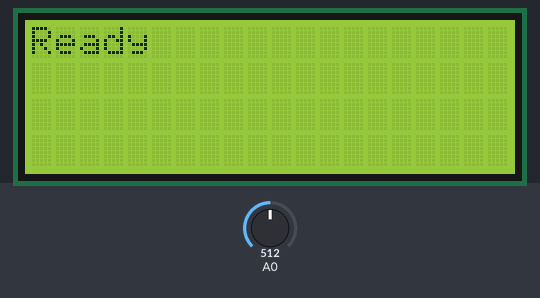
A sketch run on a simulated Arduino Uno, built with avr-gcc and run on an emulated ATmega328P. On the bench: 20×4 character LCD. The inputs (shaded band) are chosen by the test bench; at power-on: A0 = 512. At 7.8 s the program stops and its outputs stay as they are.

Above: at 1.2 s.
1.3 s: A0 set to 327
2.8 s: A0 set to 294
At 3.2 s:
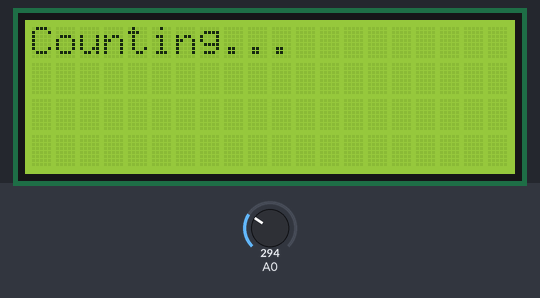
At 8.9 s:
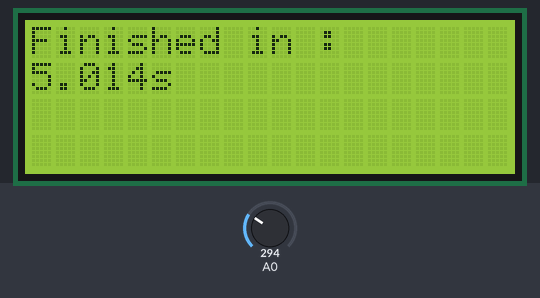
Timing chart, 0 to 9.3 s (numbered marks = the images above; inputs shaded):
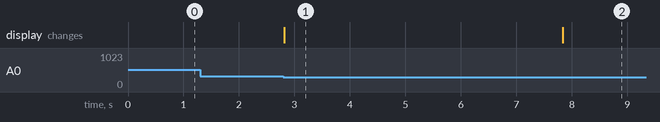

Measured:
- the behaviour switches between 312 and 311 on A0 (found by bisection; images 0 and 1)
- after the input at 1.3 s, every drawn part: stays the same
- after the input at 2.8 s, the display: changes at once (image 1)
- what the display in image 1 shows lasts 5.0 s, from 2.8 s to 7.8 s

The sketch:

lap_counter.ino
```cpp
#include <Wire.h>
#include <LiquidCrystal_I2C.h>

LiquidCrystal_I2C lcd(0x27,20,4);  // set the LCD address to 0x27 for a 16 chars and 2 line display


float vse_OK = 0;
float cas;
int lightSensor;
int meja = 0;
String MyString;

void setup() {
  // put your setup code here, to run once:
  Serial.begin(9600);
  lcd.init();
  lcd.backlight();
  lcd.setCursor(0,0);
  lcd.print("Ready");
  meja = analogRead(A0) - 200;
}

void loop() {
  lcd.setCursor(0,0);
  lcd.print("Ready");
  while(1){
    lightSensor=analogRead(A0);
    if (lightSensor < meja && vse_OK == 0 ) { //Prične s štopanjem časa
      cas = millis();
      lcd.clear();
      lcd.setCursor(0,0);
      lcd.print("Counting...");
      vse_OK = 1;
      delay (5000);
    }
    else if (lightSensor < meja && vse_OK == 1){ // konča štopanje, ko presekaš žarek ta drugič
      cas = millis() - cas;
      lcd.setCursor(0,0);
      lcd.print("Finished in :");
      lcd.setCursor(0,1);
      cas = cas/1000;
      MyString = String(cas,3) + "s";
      lcd.print(MyString);
      vse_OK = 0;
      while(1){ //potreben restart Arduina, da se lahko znova začne meriti čas
        continue;
      }
      lcd.clear();
    }
}
}
```
